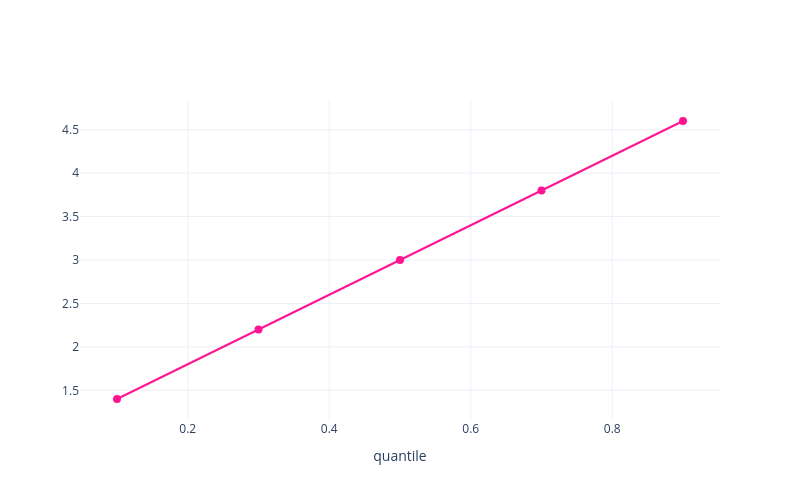

This figure's notebook cell:
### Markdown cell above
## Same thing for average rating

### Code cell
rating_data = grouping_result["quantiles([0.1,0.3,0.5,0.7,0.9],AverageRating)"]
df = pd.DataFrame(rating_data)
plot_quantiles(df)

### Figure 1 — Plotly figure (JSON) as saved in the notebook; plotly's stock layout.template omitted (floating-point values rounded to 4 significant figures)
{"data": [{"line": {"color": "rgb(255, 20, 147)", "width": 2}, "marker": {"color": "rgb(255, 20, 147)", "size": 8}, "mode": "lines+markers", "name": "value", "type": "scatter", "x": [0.1, 0.3, 0.5, 0.7, 0.9], "y": [1.4, 2.2, 3.0, 3.8, 4.6]}], "layout": {"height": 500, "hovermode": "x unified", "width": 800, "xaxis": {"title": {"text": "quantile"}}}}
